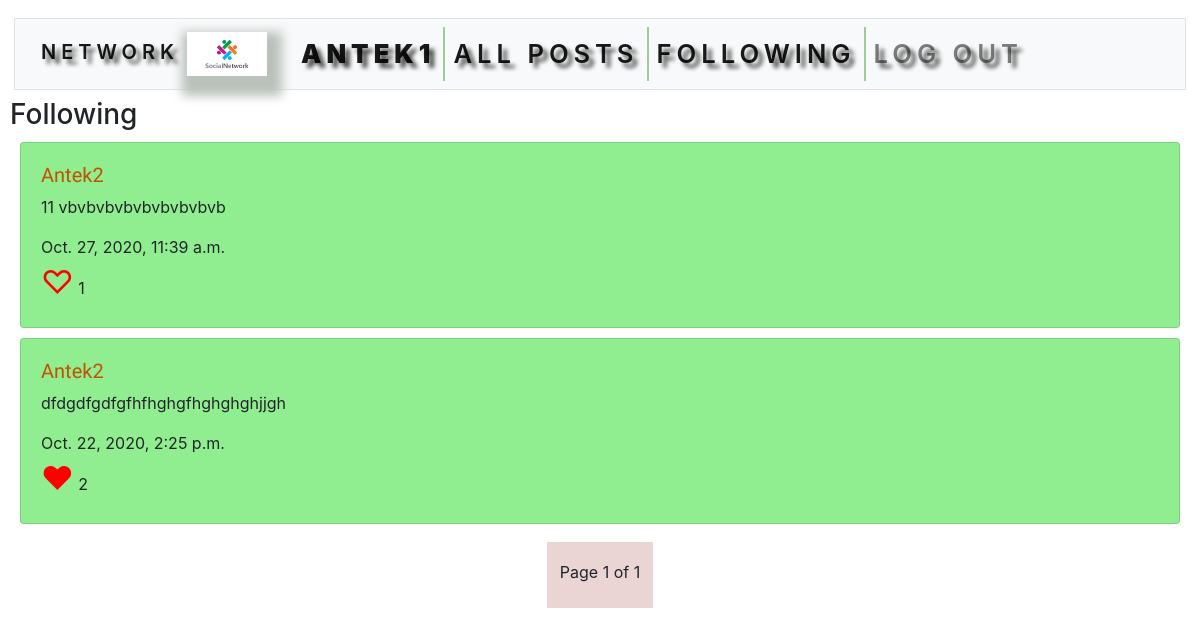
Page /following (signed in) on the earlier database version.
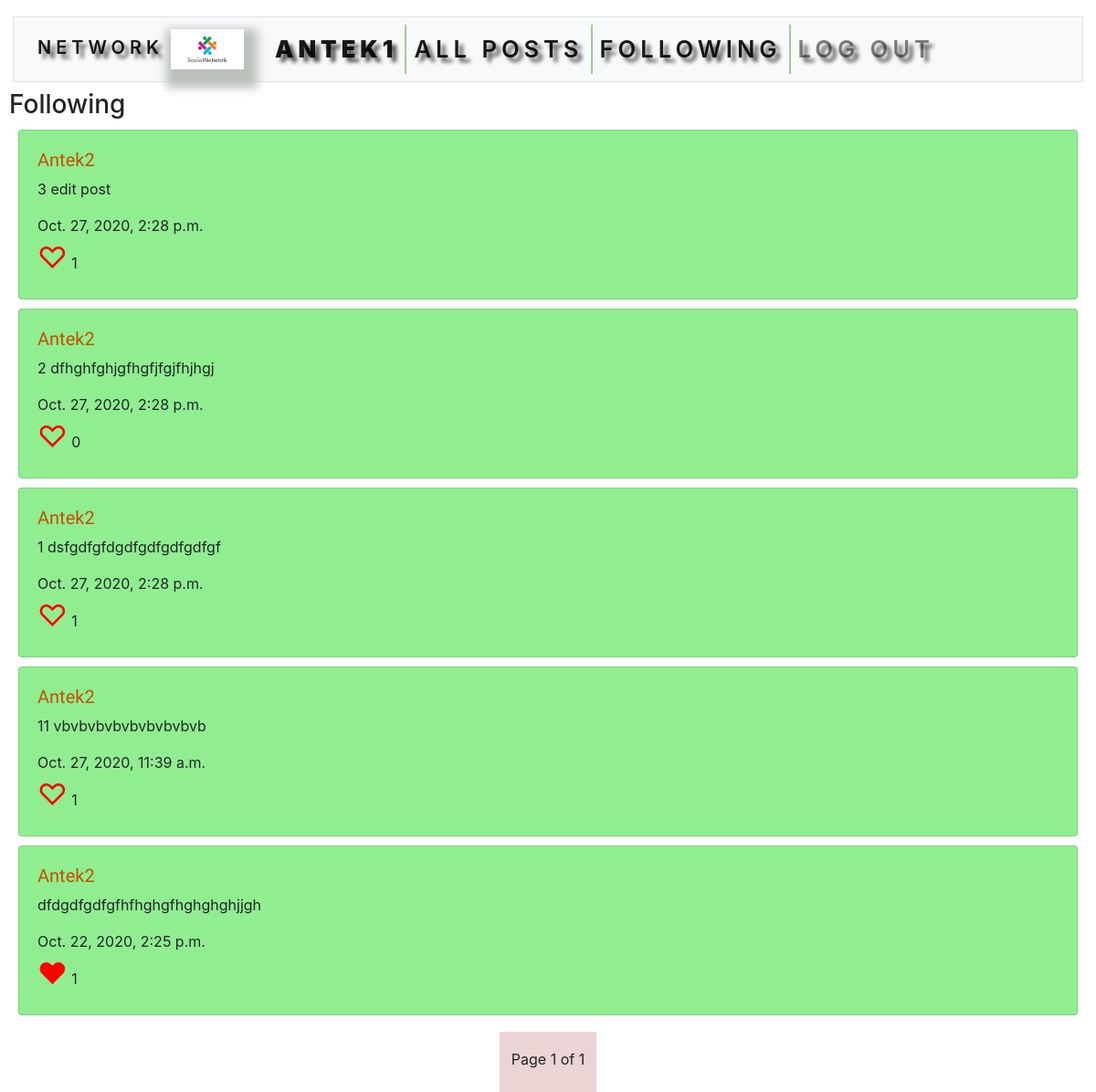
Same page on the later database version.
### network/models.py (models this page shows, shortened)
class User(AbstractUser):
    followers = models.ManyToManyField('self', symmetrical=False, related_name='following', blank=True)

class Post(models.Model):
    user = models.ForeignKey('User', on_delete=models.CASCADE, related_name="posts")
    content = models.TextField(blank=True)
    timestamp = models.DateTimeField(auto_now_add=True)
    likes = models.ManyToManyField('User', related_name="liked_posts", blank=True) #could create a class for likes, but (for now) we only need the user

### network/views.py (the view)
# urls.py: path("following", views.following, name="following"),
@login_required
def following(request):
    all_posts = Post.objects.order_by("-timestamp").all()
    posts = []
    for post in all_posts:
        if post.user in request.user.following.all():
            posts.append(post)
    paginator = Paginator(posts, 10)
    page_obj = paginator.get_page(request.GET.get('page'))
    return render(request, "network/following.html", {
        "page_obj": page_obj
    })

### network/templates/network/following.html (shortened to what this page needs)
{% extends "network/layout.html" %}
{% load static %}
{% block body %}
    <h3>Following</h3>
{% endblock %}

### network/templates/network/layout.html (shortened to what this page needs)
{% load static %}
<!DOCTYPE html>
<html lang="en">
    <head>
        <link rel="stylesheet" href="https://stackpath.bootstrapcdn.com/bootstrap/4.4.1/css/bootstrap.min.css">
        <link href="{% static 'network/styles.css' %}" rel="stylesheet">
    </head>
    <body>
        <nav class="navbar navbar-expand-lg navbar-light bg-light mb-sm-4 mx-sm-1 border">
            <a class="navbar-brand" href="{% url 'index' %}">Network<img class="cover" src="{% static 'network/net3.png' %}" width="80" alt="net"></a>
            <div id="navbarNavDropdown" class="collapse navbar-collapse">
              <ul class="navbar-nav mr-auto">
                {% if user.is_authenticated %}
                    <li class="nav-item active">
                        <a class="nav-link" href="#"><strong>{{ user.username }}</strong></a>
                    </li>
                {% endif %}
                <li class="nav-item active"><a class="nav-link" href="{% url 'index' %}">All Posts</a></li>
                {% if user.is_authenticated %}
                    <li class="nav-item active"><a class="nav-link" href="{% url 'following' %}">Following</a></li>
                    <li class="nav-item"><a class="nav-link" href="{% url 'logout' %}">Log Out</a></li>
                {% else %}
                    <li class="nav-item"><a class="nav-link" href="{% url 'login' %}">Log In</a></li>
                    <li class="nav-item"><a class="nav-link" href="{% url 'register' %}">Register</a></li>
                {% endif %}
              </ul>
            </div>
          </nav>
        <div class="body">
            {% block body %}
            {% endblock %}
            <div class="posts-paginator">
               {% for post in page_obj %}
                   <div  class="card post-card">
                       <div class="card-body">
                           <a href="{% url 'user' post.user %}"><h5>{{ post.user }}</h5></a>
                           <p id="content-{{ post.id }}" style="white-space: pre-line">{{ post.content }}</p>
                           {{ post.timestamp }}<br>
                           <div onclick="like('{{ post.id }}');">
                               {% if user in post.likes.all %}
                     <a id="heart-{{ post.id }}"><span>&#9829;</span></a>
                               {% else %}
                     <a id="heart-{{ post.id }}"><span>&#9825;</span></a>
                               {% endif %}
                               <span id="counter-{{ post.id }}">{{ post.likes.all.count }}</span>
                           </div>
                       </div>
                   </div>
                   {% empty %}
                    <h5>No posts</h5>
                {% endfor %}
                <div class="container">
                    <div class="row justify-content-center">
                        <nav aria-label="Posts navigation">
                            <ul class="pagination">
                                <span class="current">&nbsp;Page {{ page_obj.number }} of {{ page_obj.paginator.num_pages }}&nbsp;</span>
                            </ul>
                        </nav>
                    </div>
                </div>
            </div>
        </div>
    </body>
</html>

### network/static/network/styles.css (style rules this page uses)
body { margin-left: 10px; margin-right: 10px; }
a { color: black; text-decoration: none; }
.card { margin-left: 10px; margin-right: 10px; background-color: #90ee90 }
.card a h5 { color: #c25100; font-family: 'Lobster'; }
.post-card, .user-status, .pagination { margin-top: 10px; }
.pagination { align-items: center; }
nav { margin-bottom: 1.0rem; }
nav { position: relative; margin: 2px; top: 1rem; background: #ebd4d4; padding: .5rem; }
nav a { color: #e6dddd; padding: 0.5em; font-weight: 600; font-size: 1.6rem; text-shadow: 5px 5px 4px rgba(0, 0, 0, 0.7); text-transform: uppercase; letter-spacing: 5px; }
.navbar-nav .nav-item:not(:last-child) { border-right: 2px solid rgba(32, 133, 7, 0.4); }
.cover { object-fit: cover; }
.cover { color: #54b7e6; margin-left: 0.5rem; -webkit-box-shadow: 5px 10px 10px 10px #d5ded6; box-shadow: 5px 10px 10px 10px #bac1bb; }
div a span { font-size: 200%; color: red; }

Differences in the rows shown:
added Post: user "Antek2", content "3 edit post", timestamp "Oct. 27, 2020, 2:28 p.m.", likes.all.count "1"
added Post: user "Antek2", content "2 dfhghfghjgfhgfjfgjfhjhgj", timestamp "Oct. 27, 2020, 2:28 p.m.", likes.all.count "0"
added Post: user "Antek2", content "1 dsfgdfgfdgdfgdfgdfgdfgf", timestamp "Oct. 27, 2020, 2:28 p.m.", likes.all.count "1"
computed for Post "dfdgdfgdfgfhfhghgfhghghghjjgh": likes.all.count "2" → "1"
